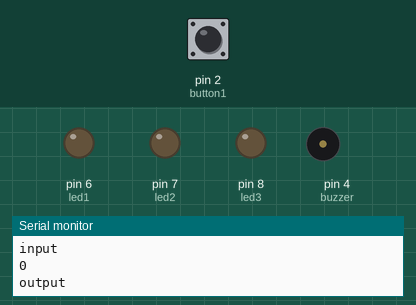
A sketch run on a simulated Arduino Uno, built with avr-gcc and run on an emulated ATmega328P. Parts: output pins drawn as LEDs (lit = HIGH), buzzer (waves = sounding, pin HIGH), the last lines printed to the serial monitor. Dashed ring = blinking. The test bench sets the inputs (shaded band); at power-on: pin 2 (button1) LOW. No radio packets arrive unless stated; pins used as bus, display or sensor lines are not drawn.

Above: at 1.2 s.
1.3 s: pin 2 (button1) pulled HIGH for 0.15 s
At 1.7 s:
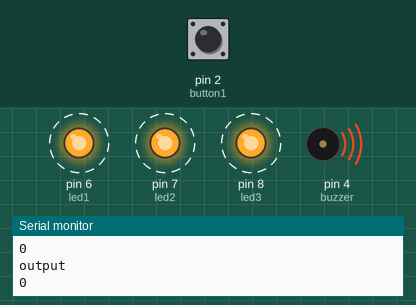
Timing chart, 0 to 10.4 s (numbered marks = the images above; inputs shaded):
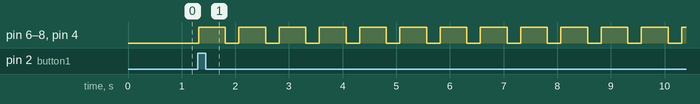

Measured:
- after the input at 1.3 s, pin 6 (led1), pin 7 (led2), pin 8 (led3), pin 4 (buzzer): alternates HIGH for 0.50 s and LOW for 0.25 s, starting at once

The sketch:

nrf_network_feb23c_node-01_slave.ino
```cpp
/*
  Arduino Wireless Network - Multiple NRF24L01 Tutorial
        == Node 01 (Child of Master node 00) ==
  by Venkata Gunasekhar V,ECE-d,RMKEC
*/
#include <RF24Network.h>
#include <RF24.h>
#include <SPI.h>
#define button1 2
#define led1 6
#define led2 7
#define led3 8
#define buzzer 4

RF24 radio(10, 9);               // nRF24L01 (CE,CSN)
RF24Network network(radio);      // Include the radio in the network
const uint16_t this_node = 01;   // Address of this node in Octal format ( 04,031, etc)
const uint16_t master = 00;      // Address of the master node in Octal format
const uint16_t node02 = 02;
int r;
int ip[]={0,0,0};
int op[]={0,0,0};
void setup() {
  SPI.begin();
  radio.begin();
  network.begin(90, this_node);  //(channel, node address)
  radio.setDataRate(RF24_2MBPS);
  Serial.begin(9600);
  pinMode(button1, INPUT);
  pinMode(buzzer, OUTPUT);
  pinMode(led1, OUTPUT);
  pinMode(led2, OUTPUT);
  pinMode(led3, OUTPUT);
  r=0;
}
void loop() {
network.update();
  //===== Receiving =====//
  if ( network.available() ) {     // Is there any incoming data?
    RF24NetworkHeader header(this_node);

    network.read(header, &ip, sizeof(ip)); // Read the incoming data=ip
    if(ip[0]==1) {
      r=1;
      }
    if(ip[1]==1) {
      digitalWrite(led2,HIGH);
      }
    if(ip[1]==0) {
      digitalWrite(led2,LOW);
      }
    if(ip[2]==1) {
      digitalWrite(led3,HIGH);
      }
    if(ip[2]==0) {
      digitalWrite(led3,LOW);
      }

  }
  Serial.println("input");
  Serial.println(ip[3]);


  //=====reading buttonstate Sending =====//


  int bs1 = digitalRead(button1);

  if(bs1==1){
    op[0]=1;
    r=1;
    }


  //===== Sending =====//
  //  control at master

Serial.println("output");
Serial.println(op[3]);

RF24NetworkHeader header2(master);
bool ok=network.write(header2, &op, sizeof(op)); // Send the data
  //  Control at Node 02

RF24NetworkHeader header3(node02);
bool ok2=network.write(header3, &op, sizeof(op)); // Send the data


 while(r){
      digitalWrite(buzzer,HIGH);
      digitalWrite(led1,HIGH);
      digitalWrite(led2,HIGH);
      digitalWrite(led3,HIGH);
      delay(500);
      digitalWrite(buzzer,LOW);
      digitalWrite(led1,LOW);
      digitalWrite(led2,LOW);
      digitalWrite(led3,LOW);
      delay(250);

  //  Control at master
  RF24NetworkHeader header2(master);     // (Address where the data is going)
  bool ok = network.write(header2, &op, sizeof(op)); // Send the data
  //  Control at Node 02

  RF24NetworkHeader header3(node02);    // (Address where the data is going)
  bool ok3 = network.write(header3, &op, sizeof(op)); // Send the data

  network.update();    }
}
```
